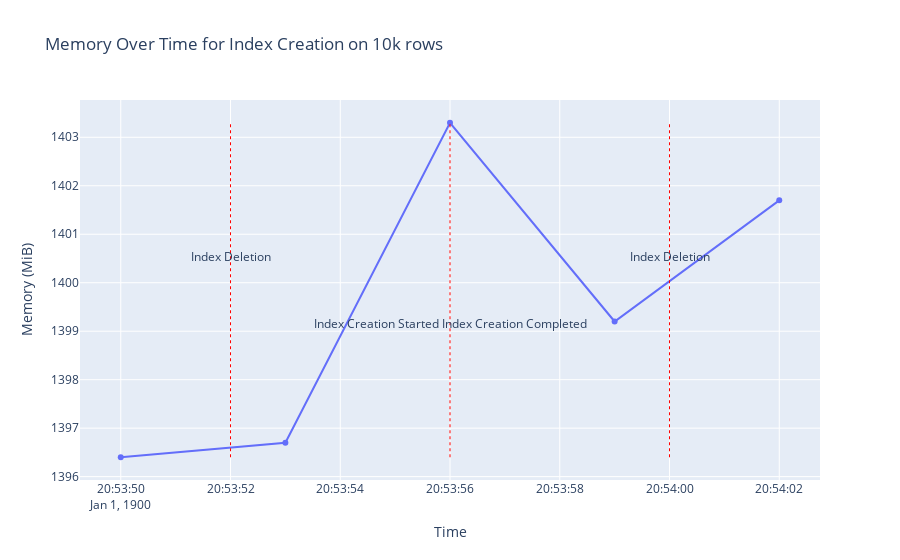
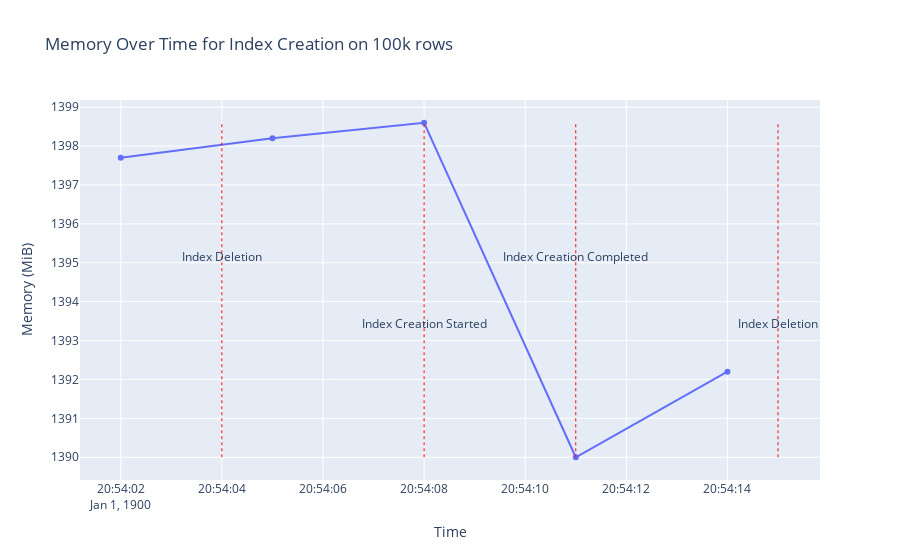
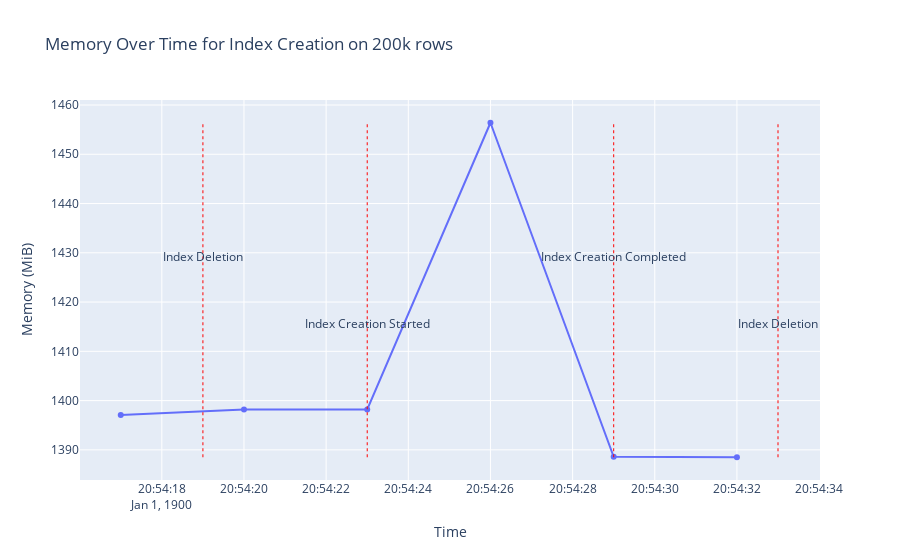
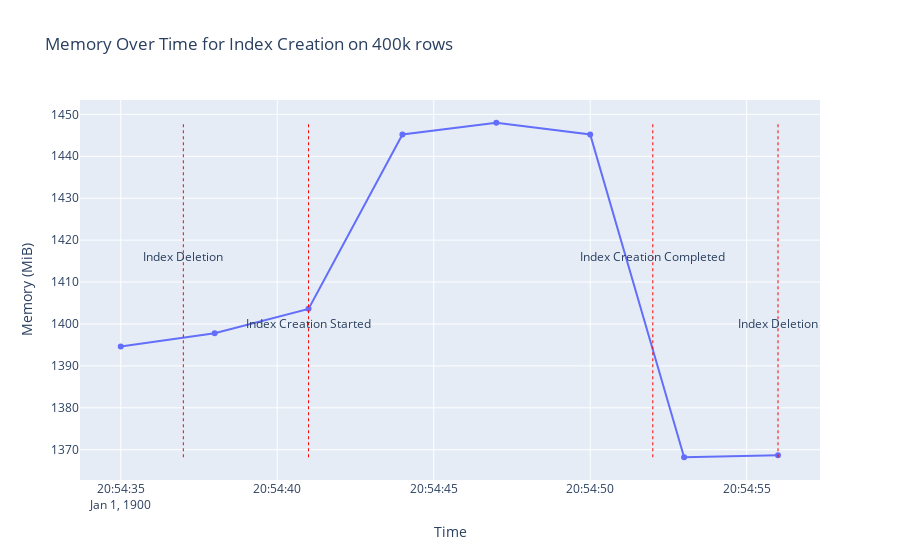

Write notebook code for charts like these, in order.
### Markdown cell above
# Plot data

### Code cell
import plotly.graph_objects as go

for N, event_timestamps, memory_data in data:

    # Memory stuff

    x_values = [datetime.strptime(timestamp, '%H:%M:%S') for timestamp, _ in memory_data]
    y_values = [float(data_point[1]['memory']) for data_point in memory_data]
    fig = go.Figure(data=go.Scatter(x=x_values, y=y_values, mode='lines+markers'))

    # Event stuff
    
    event_times = {}
    for timestamp, event_name in event_timestamps:
        if timestamp in event_times:
            event_times[timestamp] += '\n' + event_name
        else:
            event_times[timestamp] = event_name
    
    event_times = [(datetime.strptime(timestamp, '%H:%M:%S'), event_name) for timestamp, event_name in event_times.items()]
    
    max_event_time = max(y_values)
    min_event_time = min(y_values)
    low_annotation_point = min_event_time + 0.4 * (max_event_time - min_event_time)
    high_annotation_point = min_event_time + 0.6 * (max_event_time - min_event_time)
    
    for index, (timestamp, event_name) in enumerate(event_times):
        fig.add_shape(type='line',
                      x0=timestamp, y0=min(y_values), x1=timestamp, y1=max(y_values),
                      line=dict(color='red', width=1, dash='dot'))
    
        annotation_y = high_annotation_point
        if index % 2:
            annotation_y = low_annotation_point
        fig.add_annotation(x=timestamp, y=annotation_y, text=event_name, showarrow=False)
    
    fig.update_layout(title=f"Memory Over Time for Index Creation on {N} rows",
                      xaxis_title='Time',
                      yaxis_title='Memory (MiB)')
    
    fig.show()

### Figure 1 — Plotly figure (JSON) as saved in the notebook; plotly's stock layout.template omitted (floating-point values rounded to 4 significant figures)
{"data": [{"mode": "lines+markers", "type": "scatter", "x": ["1900-01-01T20:53:50", "1900-01-01T20:53:53", "1900-01-01T20:53:56", "1900-01-01T20:53:59", "1900-01-01T20:54:02"], "y": [1396.0, 1397.0, 1403.0, 1399.0, 1402.0]}], "layout": {"annotations": [{"showarrow": false, "text": "Index Deletion", "x": "1900-01-01T20:53:52", "y": 1401.0}, {"showarrow": false, "text": "Index Creation Started\nIndex Creation Completed", "x": "1900-01-01T20:53:56", "y": 1399.0}, {"showarrow": false, "text": "Index Deletion", "x": "1900-01-01T20:54:00", "y": 1401.0}], "autosize": true, "shapes": [{"line": {"color": "red", "dash": "dot", "width": 1}, "type": "line", "x0": "1900-01-01T20:53:52", "x1": "1900-01-01T20:53:52", "y0": 1396.0, "y1": 1403.0}, {"line": {"color": "red", "dash": "dot", "width": 1}, "type": "line", "x0": "1900-01-01T20:53:56", "x1": "1900-01-01T20:53:56", "y0": 1396.0, "y1": 1403.0}, {"line": {"color": "red", "dash": "dot", "width": 1}, "type": "line", "x0": "1900-01-01T20:54:00", "x1": "1900-01-01T20:54:00", "y0": 1396.0, "y1": 1403.0}], "title": {"text": "Memory Over Time for Index Creation on 10k rows"}, "xaxis": {"autorange": true, "range": ["1900-01-01 20:53:49.2725", "1900-01-01 20:54:02.7275"], "title": {"text": "Time"}, "type": "date"}, "yaxis": {"autorange": true, "range": [1396.0, 1404.0], "title": {"text": "Memory (MiB)"}, "type": "linear"}}}

### Figure 2 — Plotly figure (JSON) as saved in the notebook; plotly's stock layout.template omitted (floating-point values rounded to 4 significant figures)
{"data": [{"mode": "lines+markers", "type": "scatter", "x": ["1900-01-01T20:54:02", "1900-01-01T20:54:05", "1900-01-01T20:54:08", "1900-01-01T20:54:11", "1900-01-01T20:54:14"], "y": [1398.0, 1398.0, 1399.0, 1390, 1392.0]}], "layout": {"annotations": [{"showarrow": false, "text": "Index Deletion", "x": "1900-01-01T20:54:04", "y": 1395.0}, {"showarrow": false, "text": "Index Creation Started", "x": "1900-01-01T20:54:08", "y": 1393.0}, {"showarrow": false, "text": "Index Creation Completed", "x": "1900-01-01T20:54:11", "y": 1395.0}, {"showarrow": false, "text": "Index Deletion", "x": "1900-01-01T20:54:15", "y": 1393.0}], "autosize": true, "shapes": [{"line": {"color": "red", "dash": "dot", "width": 1}, "type": "line", "x0": "1900-01-01T20:54:04", "x1": "1900-01-01T20:54:04", "y0": 1390, "y1": 1399.0}, {"line": {"color": "red", "dash": "dot", "width": 1}, "type": "line", "x0": "1900-01-01T20:54:08", "x1": "1900-01-01T20:54:08", "y0": 1390, "y1": 1399.0}, {"line": {"color": "red", "dash": "dot", "width": 1}, "type": "line", "x0": "1900-01-01T20:54:11", "x1": "1900-01-01T20:54:11", "y0": 1390, "y1": 1399.0}, {"line": {"color": "red", "dash": "dot", "width": 1}, "type": "line", "x0": "1900-01-01T20:54:15", "x1": "1900-01-01T20:54:15", "y0": 1390, "y1": 1399.0}], "title": {"text": "Memory Over Time for Index Creation on 100k rows"}, "xaxis": {"autorange": true, "range": ["1900-01-01 20:54:01.2155", "1900-01-01 20:54:15.7247"], "title": {"text": "Time"}, "type": "date"}, "yaxis": {"autorange": true, "range": [1389.0, 1399.0], "title": {"text": "Memory (MiB)"}, "type": "linear"}}}

### Figure 3 — Plotly figure (JSON) as saved in the notebook; plotly's stock layout.template omitted (floating-point values rounded to 4 significant figures)
{"data": [{"mode": "lines+markers", "type": "scatter", "x": ["1900-01-01T20:54:17", "1900-01-01T20:54:20", "1900-01-01T20:54:23", "1900-01-01T20:54:26", "1900-01-01T20:54:29", "1900-01-01T20:54:32"], "y": [1397.0, 1398.0, 1398.0, 1456.0, 1389.0, 1388.0]}], "layout": {"annotations": [{"showarrow": false, "text": "Index Deletion", "x": "1900-01-01T20:54:19", "y": 1429.0}, {"showarrow": false, "text": "Index Creation Started", "x": "1900-01-01T20:54:23", "y": 1416.0}, {"showarrow": false, "text": "Index Creation Completed", "x": "1900-01-01T20:54:29", "y": 1429.0}, {"showarrow": false, "text": "Index Deletion", "x": "1900-01-01T20:54:33", "y": 1416.0}], "autosize": true, "shapes": [{"line": {"color": "red", "dash": "dot", "width": 1}, "type": "line", "x0": "1900-01-01T20:54:19", "x1": "1900-01-01T20:54:19", "y0": 1388.0, "y1": 1456.0}, {"line": {"color": "red", "dash": "dot", "width": 1}, "type": "line", "x0": "1900-01-01T20:54:23", "x1": "1900-01-01T20:54:23", "y0": 1388.0, "y1": 1456.0}, {"line": {"color": "red", "dash": "dot", "width": 1}, "type": "line", "x0": "1900-01-01T20:54:29", "x1": "1900-01-01T20:54:29", "y0": 1388.0, "y1": 1456.0}, {"line": {"color": "red", "dash": "dot", "width": 1}, "type": "line", "x0": "1900-01-01T20:54:33", "x1": "1900-01-01T20:54:33", "y0": 1388.0, "y1": 1456.0}], "title": {"text": "Memory Over Time for Index Creation on 200k rows"}, "xaxis": {"autorange": true, "range": ["1900-01-01 20:54:16.0344", "1900-01-01 20:54:33.8919"], "title": {"text": "Time"}, "type": "date"}, "yaxis": {"autorange": true, "range": [1383.0, 1462.0], "title": {"text": "Memory (MiB)"}, "type": "linear"}}}

### Figure 4 — Plotly figure (JSON) as saved in the notebook; plotly's stock layout.template omitted (floating-point values rounded to 4 significant figures)
{"data": [{"mode": "lines+markers", "type": "scatter", "x": ["1900-01-01T20:54:35", "1900-01-01T20:54:38", "1900-01-01T20:54:41", "1900-01-01T20:54:44", "1900-01-01T20:54:47", "1900-01-01T20:54:50", "1900-01-01T20:54:53", "1900-01-01T20:54:56"], "y": [1395.0, 1398.0, 1404.0, 1445.0, 1448, 1445.0, 1368.0, 1369.0]}], "layout": {"annotations": [{"showarrow": false, "text": "Index Deletion", "x": "1900-01-01T20:54:37", "y": 1416.0}, {"showarrow": false, "text": "Index Creation Started", "x": "1900-01-01T20:54:41", "y": 1400.0}, {"showarrow": false, "text": "Index Creation Completed", "x": "1900-01-01T20:54:52", "y": 1416.0}, {"showarrow": false, "text": "Index Deletion", "x": "1900-01-01T20:54:56", "y": 1400.0}], "autosize": true, "shapes": [{"line": {"color": "red", "dash": "dot", "width": 1}, "type": "line", "x0": "1900-01-01T20:54:37", "x1": "1900-01-01T20:54:37", "y0": 1368.0, "y1": 1448}, {"line": {"color": "red", "dash": "dot", "width": 1}, "type": "line", "x0": "1900-01-01T20:54:41", "x1": "1900-01-01T20:54:41", "y0": 1368.0, "y1": 1448}, {"line": {"color": "red", "dash": "dot", "width": 1}, "type": "line", "x0": "1900-01-01T20:54:52", "x1": "1900-01-01T20:54:52", "y0": 1368.0, "y1": 1448}, {"line": {"color": "red", "dash": "dot", "width": 1}, "type": "line", "x0": "1900-01-01T20:54:56", "x1": "1900-01-01T20:54:56", "y0": 1368.0, "y1": 1448}], "title": {"text": "Memory Over Time for Index Creation on 400k rows"}, "xaxis": {"autorange": true, "range": ["1900-01-01 20:54:33.7268", "1900-01-01 20:54:57.2732"], "title": {"text": "Time"}, "type": "date"}, "yaxis": {"autorange": true, "range": [1362.0, 1455.0], "title": {"text": "Memory (MiB)"}, "type": "linear"}}}
